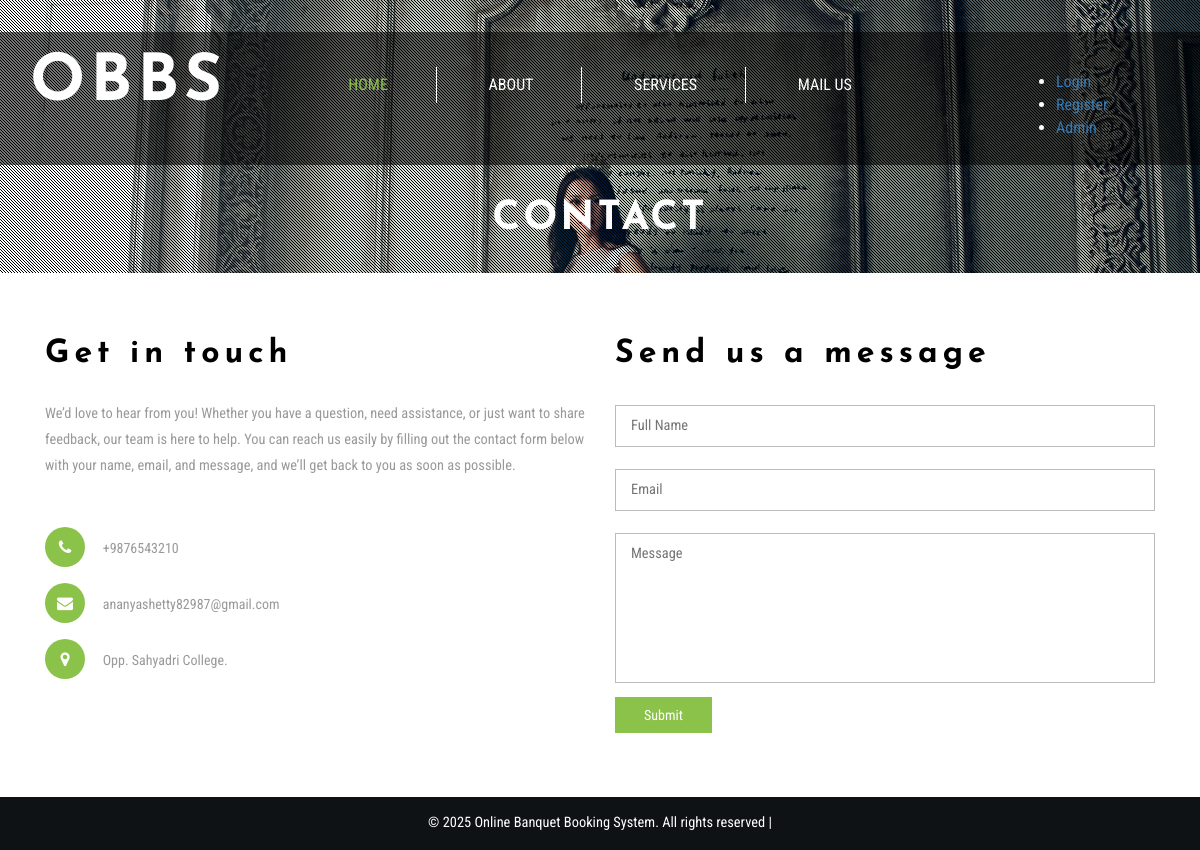
The app's page /mail.php with its own data.
### tables this page shows
CREATE TABLE `tblpage` (
  `ID` int(10) NOT NULL,
  `PageType` varchar(100) DEFAULT NULL,
  `PageTitle` mediumtext DEFAULT NULL,
  `PageDescription` mediumtext DEFAULT NULL,
  `Email` varchar(200) DEFAULT NULL,
  `MobileNumber` bigint(10) DEFAULT NULL,
  `UpdationDate` timestamp NULL DEFAULT NULL ON UPDATE current_timestamp()
);

### mail.php (the view, shortened to what this page needs)
<?php
include('includes/dbconnection.php');
?>
<!DOCTYPE html>
<html lang="en">
<head>
<link href="css/bootstrap.css" rel="stylesheet" type="text/css" media="all" />
<link rel="stylesheet" href="css/style.css" type="text/css" media="all" />
<link href="css/font-awesome.css" rel="stylesheet">
</head>
<body>
	<div class="banner jarallax">
		<div class="agileinfo-dot">
			<?php include_once('includes/header.php');?>
			<div class="wthree-heading">
				<h2>Contact</h2>
			</div>
		</div>
	</div>
	<div class="contact">
		<div class="container">
			<div class="agile-contact-form">
				<div class="col-md-6 contact-form-left">
					<div class="w3layouts-contact-form-top">
						<h3>Get in touch</h3>
						<p>We’d love to hear from you! Whether you have a question, need assistance, or just want to share feedback, our team is here to help. You can reach us easily by filling out the contact form below with your name, email, and message, and we’ll get back to you as soon as possible. </p>
					</div>
					<div class="agileits-contact-address">
						<ul>
							<?php
$sql="SELECT * from tblpage where PageType='contactus'";
$query = $dbh -> prepare($sql);
$query->execute();
$results=$query->fetchAll(PDO::FETCH_OBJ);
$cnt=1;
if($query->rowCount() > 0)
{
foreach($results as $row)
{               ?>
							<li><i class="fa fa-phone" aria-hidden="true"></i> <span>+<?php  echo htmlentities($row->MobileNumber);?></span></li>
							<li><i class="fa fa-phone fa-envelope" aria-hidden="true"></i> <span><?php  echo htmlentities($row->Email);?></span></li>
							<li><i class="fa fa-map-marker" aria-hidden="true"></i> <span><?php  echo htmlentities($row->PageDescription);?>.</span></li><?php $cnt=$cnt+1;}} ?>
						</ul>
					</div>
				</div>
				<div class="col-md-6 contact-form-right">
					<div class="contact-form-top">
						<h3>Send us a message</h3>
					</div>
					<div class="agileinfo-contact-form-grid">
						<form action="#" method="post">
							<input  placeholder="Full Name " name="name" type="text" required="true">
							<input  placeholder="Email" name="email" type="email" required="true">
							<textarea name="message" placeholder="Message" required=""></textarea>
							<button class="btn1" name="submit">Submit</button>
						</form>
					</div>
				</div>
				<div class="clearfix"> </div>
			</div>
		</div>
	</div>
	<?php include_once('includes/footer.php');?>
</body>
</html>

### css/style.css (style rules this page uses)
html, body { font-size: 100%; font-family: 'Roboto Condensed', sans-serif; }
body { background:#FFFFFF; }
.banner { background: url(../images/1.jpg) no-repeat 0px 147px; background-size: cover; }
.agileinfo-dot { background: url(../images/dott.png)repeat 0px 0px; background-size: 3px; -webkit-background-size: 3px; -moz-background-size: 3px; -o-background-size: 3px; -ms-background-size: 3px; padding: 1em 0; }
.jarallax { position: relative; background-size: cover; background-repeat: no-repeat; background-position: 50% 50%; }
.banner-bottom,.services,.services-bottom,footer,.about-top,.agile-dot,.team,.gallery,.codes,.typography,.contact,.single { padding:4em 0; }
.agile-heading h3,.advantages-top h3,h2.agileits-icons-title, h3.agileits-icons-title,.w3layouts-contact-form-top h3,.contact-form-top h3,.w3agile-map h3,.agileits_three_comments h3, .w3_leave_comment h3 { color: #FFFFFF; font-size: 2em; letter-spacing: 5px; font-weight: 800; margin: 0; text-align: center; font-family: 'Josefin Sans', sans-serif; }
.wthree-heading { margin: 2em 0 1em; }
.wthree-heading h2 { color: #ffffff; font-size: 2.5em; text-align: center; margin: 0; letter-spacing: 3px; font-weight: 800; text-transform: uppercase; font-family: 'Josefin Sans', sans-serif; }
.agileits-contact-address { margin: 3em 0 0 0; }
.w3layouts-contact-form-top h3,.contact-form-top h3,.w3agile-map h3 { color:#000000; text-align:left; }
.w3layouts-contact-form-top p { margin:2em 0; color:#999999; font-size:.9em; line-height:1.8em; }
.agileits-contact-address ul { padding: 0; margin: 0; }
.agileits-contact-address ul li { display: block; margin: 1em 0; }
.agileits-contact-address ul li i.fa.fa-phone,.agileits-contact-address ul li i.fa.fa-map-marker { height: 40px; width: 40px; background: #8bc34a; line-height: 40px; text-align: center; color: #FFF; border-radius: 50%; -webkit-border-radius: 50%; -moz-border-radius: 50%; -o-border-radius: 50%; -ms-border-radius: 50%; transition: 0.5s all; -webkit-transition: 0.5s all; -moz-transition: 0.5s all; -o-transition: 0.5s all; }
.agileits-contact-address ul li span { color: #999999; font-size: .875em; margin-left: 1em; }
.agileinfo-contact-form-grid { margin: 2em 0 0 0; }
.agileinfo-contact-form-grid input[type="text"],.agileinfo-contact-form-grid input[type="email"] { display: inline-block; background: none; border: 1.5px solid #BBBBBB; width: 100%; outline: none; padding: 10px 15px 10px 15px; font-size: .9em; color: #BBBBBB; margin-bottom: 1.5em; }
.agileinfo-contact-form-grid input[type="password"],.agileinfo-contact-form-grid input[type="email"] { display: inline-block; background: none; border: 1.5px solid #BBBBBB; width: 100%; outline: none; padding: 10px 15px 10px 15px; font-size: .9em; color: #BBBBBB; margin-bottom: 1.5em; }
.agileinfo-contact-form-grid textarea { background: none; border: 1.5px solid #BBBBBB; width: 100%; display: block; height: 150px; outline: none; font-size: 0.9em; color: #BBBBBB; resize: none; padding: 10px 15px 10px 15px; margin-bottom: 1em; }
button.btn1 { border: solid 1px #8bc34a; color: #ffffff; font-size: .875em; padding: .5em 2em; text-decoration: none; background: #8bc34a; transition: 0.5s all; -webkit-transition: 0.5s all; -moz-transition: 0.5s all; -o-transition: 0.5s all; -ms-transition: 0.5s all; }

### records on screen
tblpage: MobileNumber "9876543210", Email "ananyashetty82987@gmail.com", PageDescription "Opp. Sahyadri College"
